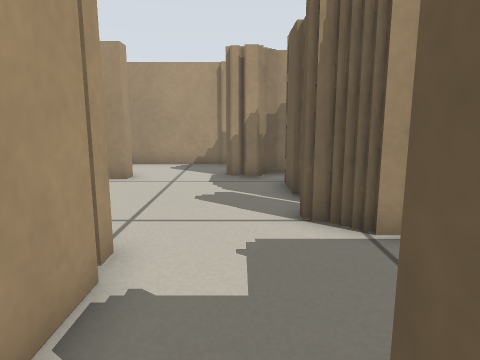
View 1 (above)

24 first-person views from a walk through a robot-simulator world made for Stage. The camera is 0.45 m above the floor, tilts 10° down and sees 70° across. The lines on the ground mark 1 m squares. The floor is counted in squares, 0.25 m on a side. Each view is taken from the middle of a square. On the plan, view 1 faces up. The plan holds only what a view shows up to about 17 squares ahead; the rest is blank. The place goes on beyond the plan. Robots are left out.

View 2
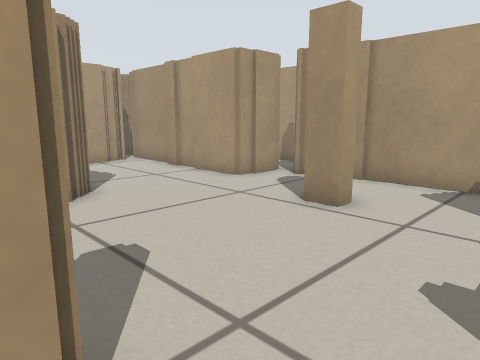

View 3
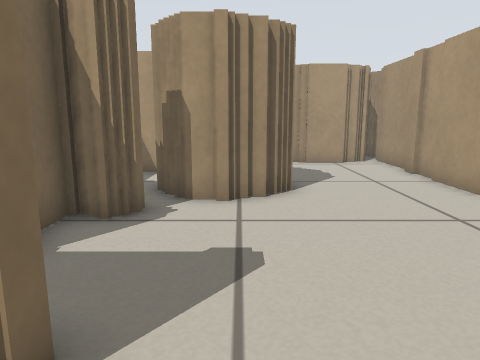

View 4
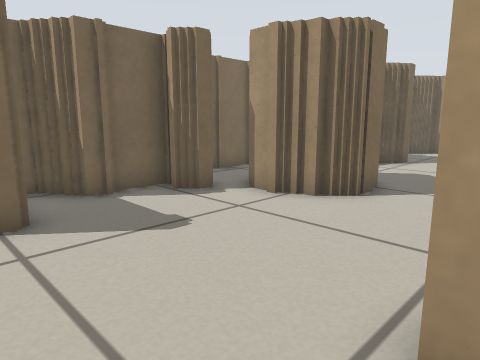

View 5
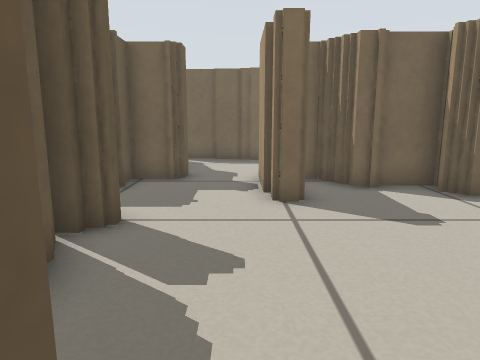

View 6
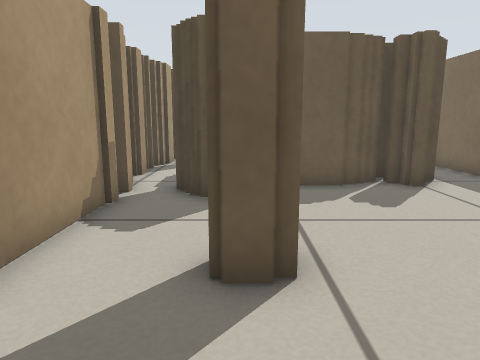

View 7
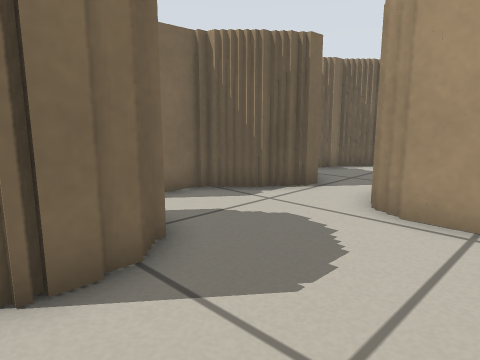

View 8
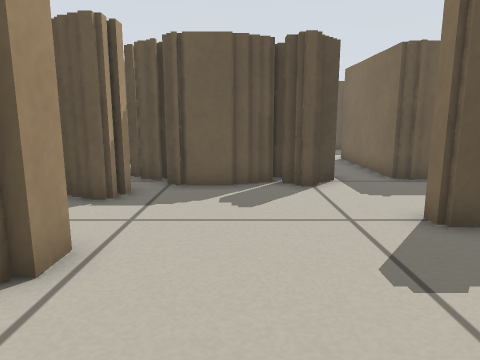

View 9
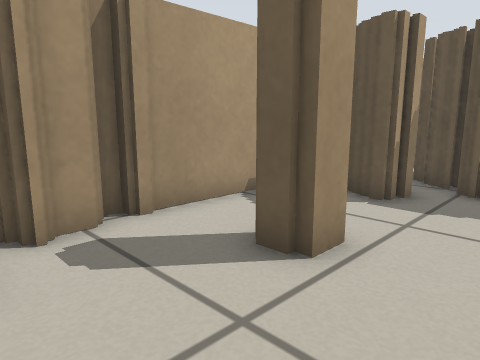

View 10
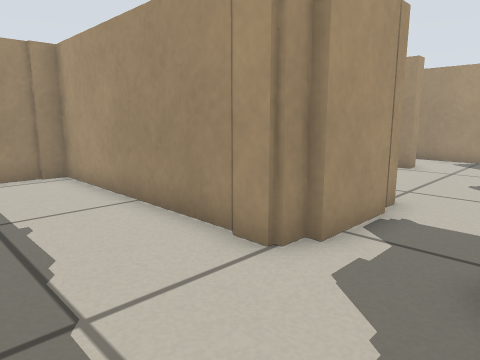

View 11
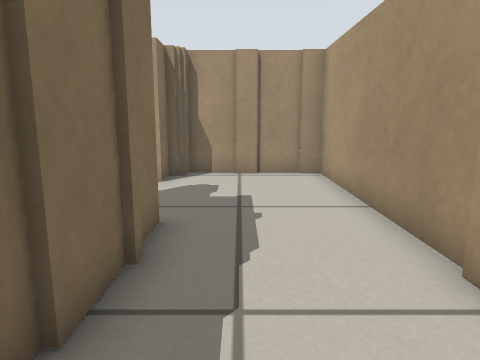

View 12
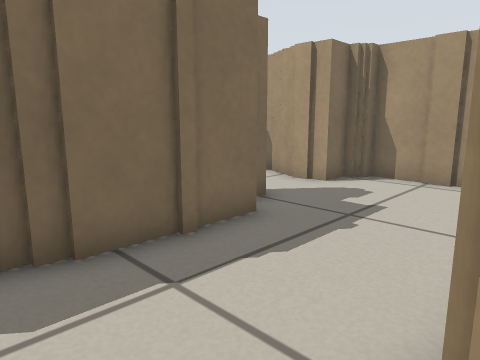

View 13
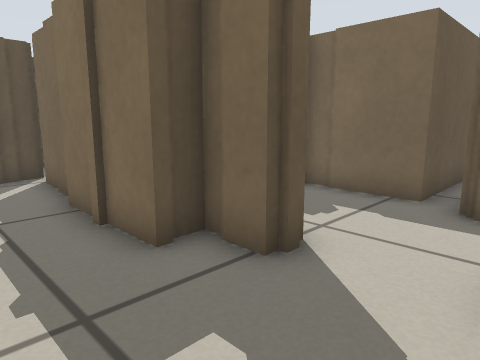

View 14
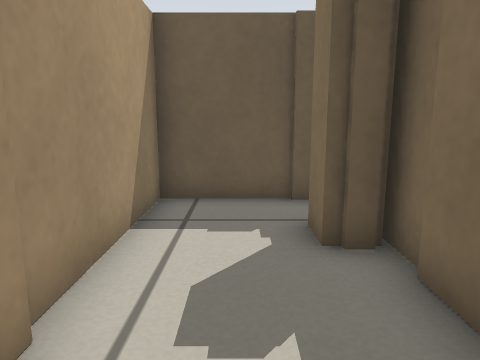

View 15
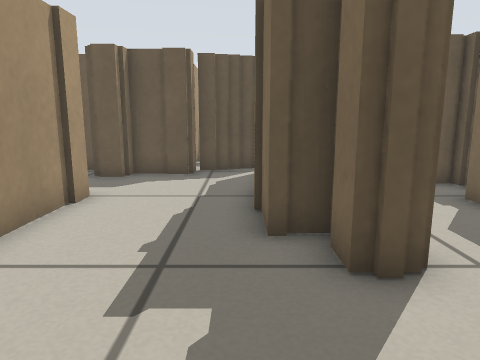

View 16
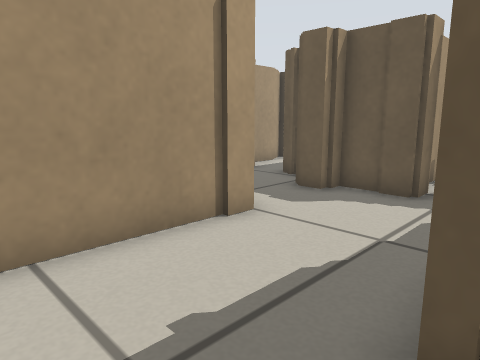

View 17
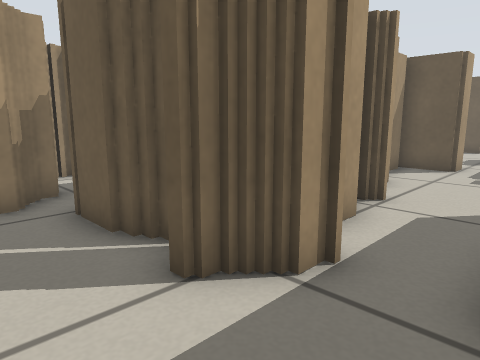

View 18
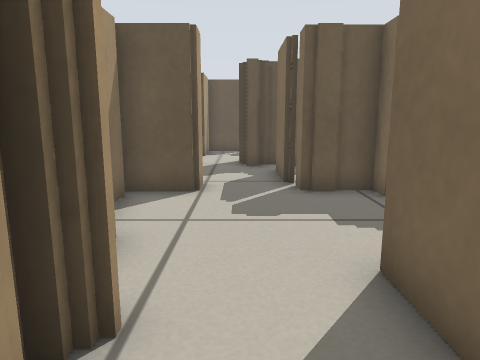

View 19
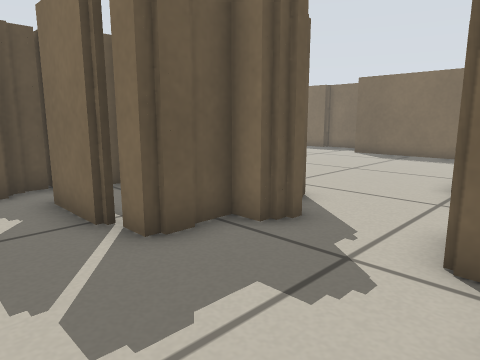

View 20
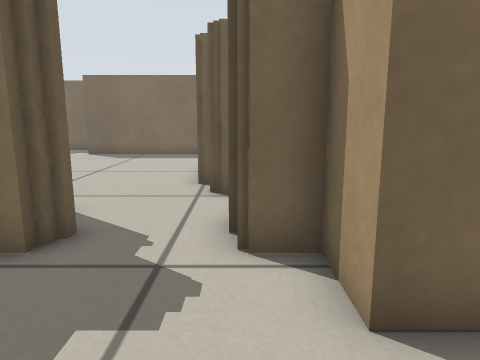

View 21
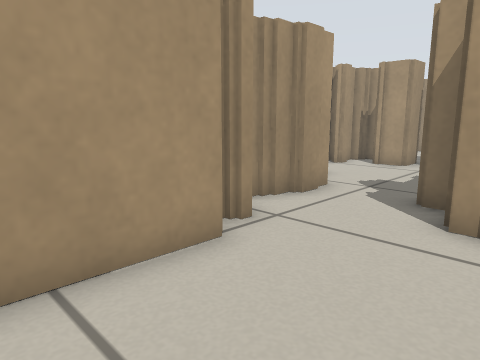

View 22
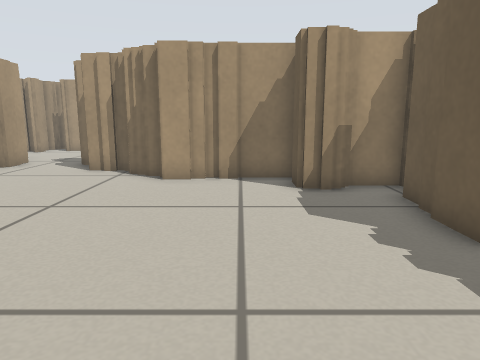

View 23
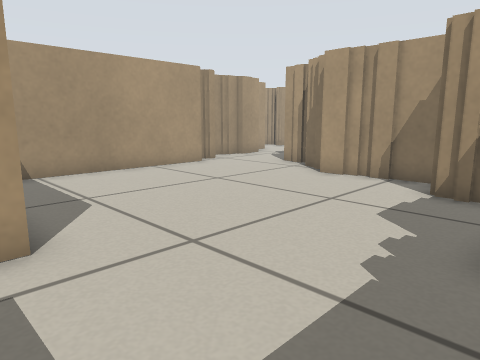

View 24
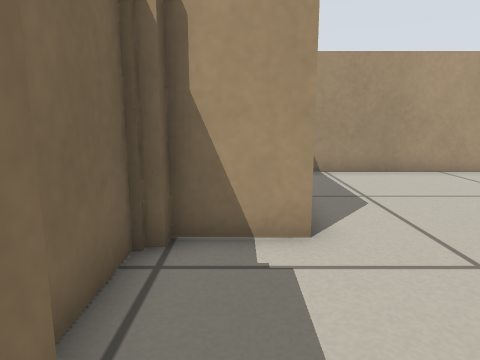

### Floor plan
Key: @ floor where view 1 was taken; # wall or solid block; . floor.
Columns run from 21 left of view 1 to 22 right of it. Each row starts with its distance up from view 1.
 14              ###############
 13     #        ##........... #
 12     ##########.......####
 11       #..........#...####
 10       ##..............###
  9       ##..............##
  8       #...............##      #####
  7    ........###.........##  #### . ##  ..  #
  6  .........## #.........######..............
  5 #... ##...   #.........##.............##
  4 ###   ####  ####...#...............#####
  3               ####.#...#######... ##   #
  2                #####..##     ##..##
  1           ##########..##     ##..##
  0           # .........@##      #..##
 -1           #...........##      #...###
 -2           #............#      #.....######
 -3           #.....####...#      ##.....#  .#
 -4           ###..#########       #.........###
 -5             #..#######         #...........#
 -6             #........#         #...........#
 -7             #........#         #...........#
 -8             ##....##.#         #...........#
 -9              #########         #............
-10                                #............
-11                                 ...........
-12                                  ######...
-13                                       #... .
-14                                       #####

Where each view was taken, in squares from view 1:
view 1: 0 up, 0 right, facing up
view 2: 4 up, 0 right, facing up-left
view 3: 6 up, 0 right, facing left
view 4: 11 up, 1 left, facing down-left
view 5: 12 up, 1 left, facing down
view 6: 11 up, 8 left, facing right
view 7: 11 up, 8 left, facing down-left
view 8: 8 up, 8 left, facing right
view 9: 8 up, 8 left, facing up-right
view 10: 3 down, 1 right, facing up-left
view 11: 2 down, 1 right, facing left
view 12: 1 up, 0 right, facing down-left
view 13: 1 down, 9 left, facing down-right
view 14: 7 down, 8 left, facing right
view 15: 3 down, 10 left, facing right
view 16: 4 down, 7 left, facing up-right
view 17: 3 up, 1 left, facing up-right
view 18: 5 up, 4 right, facing right
view 19: 6 up, 8 right, facing down-right
view 20: 6 up, 9 right, facing down
view 21: 7 down, 14 right, facing up-left
view 22: 13 down, 18 right, facing up
view 23: 13 down, 22 right, facing up-left
view 24: 13 down, 22 right, facing left
